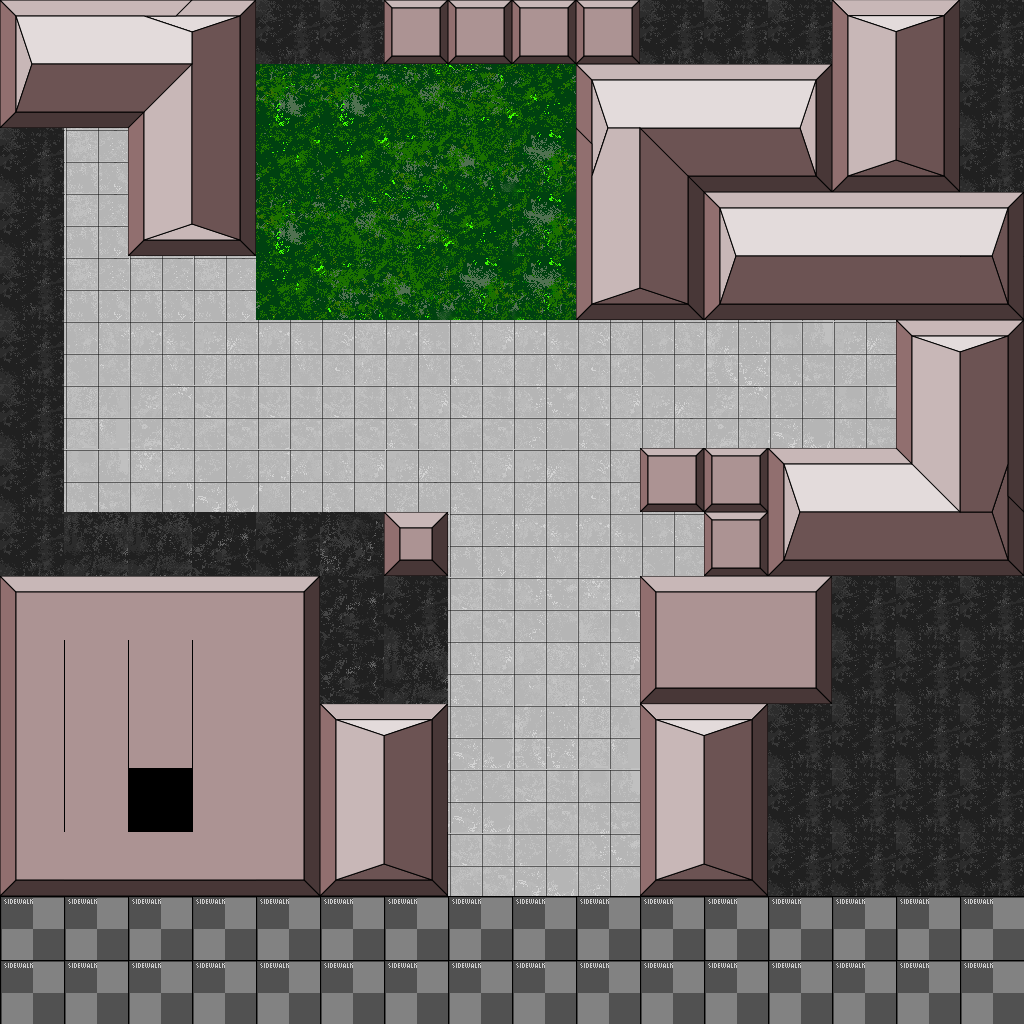

Below is a game level as drawn by its tile map, then a one-line description and the .tmx file that defines it, in full:
An orthogonal 16x16 tile map with 64x64 px tiles, 1 tile layer (Tile Layer 1), 5 tilesets.

<map version="1.0" tiledversion="1.1.2" orientation="orthogonal" renderorder="right-down" width="16" height="16" tilewidth="64" tileheight="64" infinite="0" nextobjectid="1">
 <tileset firstgid="1" source="WorldTiles.tsx" />
 <tileset firstgid="73" source="Buildings1.tsx" />
 <tileset firstgid="137" source="Road.tsx" />
 <tileset firstgid="201" source="Buildings2.tsx" />
 <tileset firstgid="265" source="Park.tsx" />
 <layer name="Tile Layer 1" width="16" height="16">
  <data encoding="csv">
77,78,79,80,137,137,233,233,233,233,137,137,137,75,76,137,
85,86,87,88,265,265,266,267,268,205,206,207,208,83,84,137,
137,149,95,96,273,273,274,275,276,213,214,215,216,91,92,137,
137,149,103,104,265,266,267,268,276,221,222,121,122,122,122,123,
137,149,149,149,273,274,275,276,276,229,230,115,116,116,116,118,
137,150,160,141,160,151,160,159,160,151,150,157,144,141,93,94,
137,168,165,143,143,143,159,143,152,159,141,165,158,144,101,102,
137,144,166,158,142,159,141,159,141,151,233,233,107,108,109,110,
137,145,145,138,137,146,234,149,160,160,150,233,115,116,117,118,
124,125,125,125,126,138,137,143,152,166,124,125,126,137,137,137,
81,136,136,136,82,138,145,159,167,159,132,133,134,137,137,137,
81,136,136,136,82,75,76,158,157,168,75,76,137,137,137,137,
81,136,0,136,82,83,84,158,143,144,83,84,137,137,137,137,
89,133,133,133,90,91,92,143,158,152,91,92,137,137,137,137,
2,2,2,2,2,2,2,2,2,2,2,2,2,2,2,2,
2,2,2,2,2,2,2,2,2,2,2,2,2,2,2,2
</data>
 </layer>
</map>
